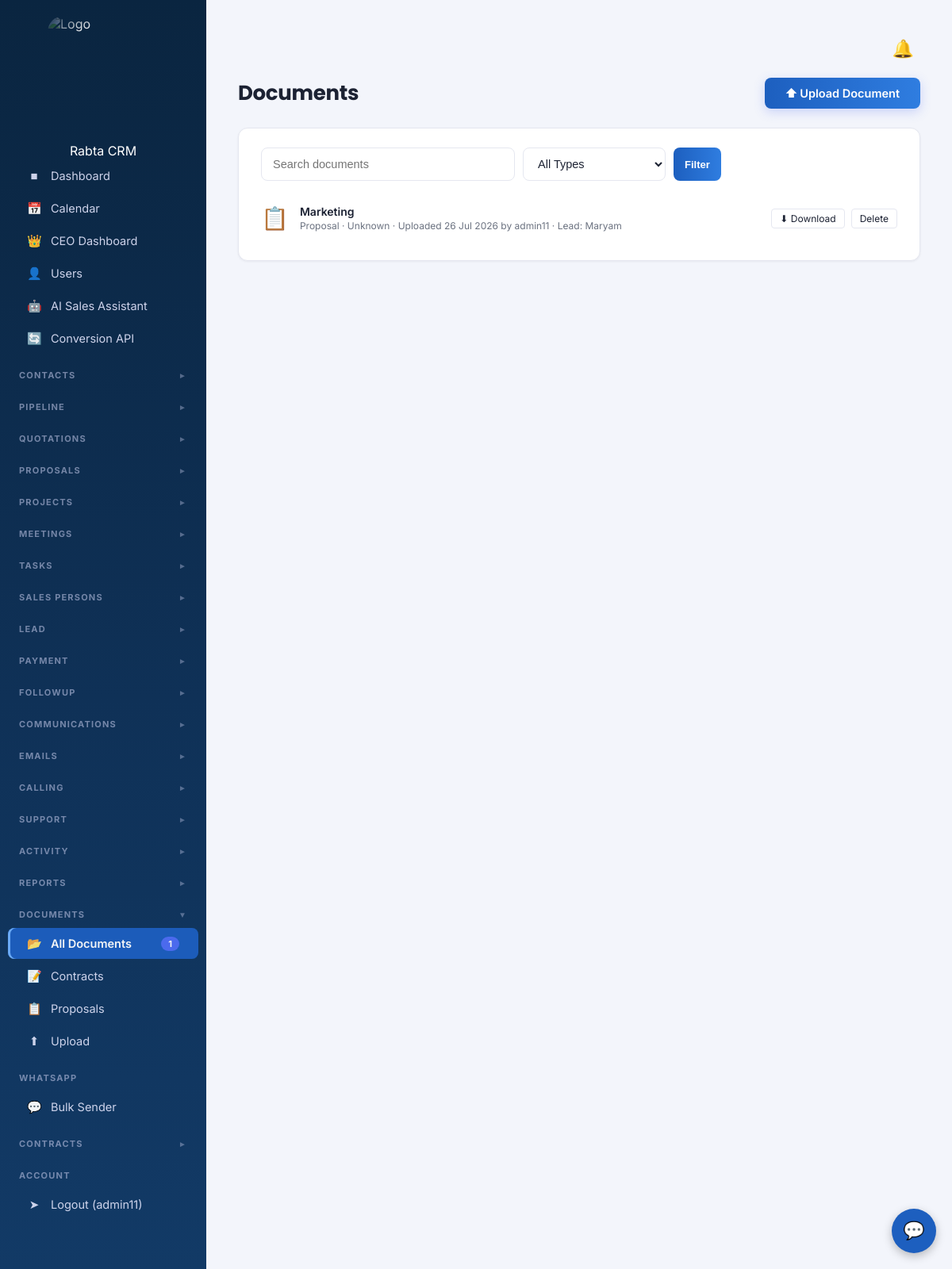
Page /documents/ (signed in) on the committed database.
### leads/models.py (models this page shows, shortened)
class Document(models.Model):
    title = models.CharField(max_length=200)
    doc_type = models.CharField(max_length=20, choices=DOCUMENT_TYPE_CHOICES, default='other')
    file = models.FileField(upload_to='documents/%Y/%m/')
    uploaded_by = models.ForeignKey(
        User, on_delete=models.SET_NULL,
        null=True, blank=True, related_name='documents'
    )
    lead = models.ForeignKey(
        Lead, on_delete=models.SET_NULL,
        null=True, blank=True, related_name='documents'
    )
    opportunity = models.ForeignKey(
        Opportunity, on_delete=models.SET_NULL,
        null=True, blank=True, related_name='documents'
    )
    project = models.ForeignKey(
        Project, on_delete=models.SET_NULL,
        null=True, blank=True, related_name='documents'
    )
    ticket = models.ForeignKey(
        Ticket, on_delete=models.SET_NULL,
        null=True, blank=True, related_name='documents'
    )
    quotation = models.ForeignKey(
        Quotation, on_delete=models.SET_NULL,
        null=True, blank=True, related_name='documents'
    )
    notes = models.TextField(blank=True, null=True)
    created_at = models.DateTimeField(auto_now_add=True)
    def filesize(self):
        try:
            size = self.file.size
            if size < 1024:
                return f"{size} B"
            elif size < 1024 * 1024:
                return f"{size // 1024} KB"
            else:
                return f"{size // (1024 * 1024)} MB"
        except Exception:
            return "Unknown"
    class Meta:
        ordering = ['-created_at']

class Lead(models.Model):
    lead_source    = models.CharField(max_length=30, choices=LEAD_SOURCE_CHOICES, default='advertisement')
    name           = models.CharField(max_length=150)
    contact_number = models.CharField(max_length=30)
    email          = models.EmailField(blank=True, null=True)
    country        = models.CharField(max_length=100, blank=True, null=True)
    city           = models.CharField(max_length=100, blank=True, null=True)
    address        = models.CharField(max_length=225, blank=True, null=True)
    quotation      = models.DecimalField(max_digits=12, decimal_places=2, default=0)
    detail         = models.TextField(blank=True, null=True)
    status         = models.CharField(max_length=20, choices=LEAD_STATUS_CHOICES, default='new')
    spo            = models.ForeignKey(SalesPerson, on_delete=models.SET_NULL, null=True, blank=True, related_name='leads')
    created_at     = models.DateTimeField(default=timezone.now)
    updated_at     = models.DateTimeField(auto_now=True)
    is_duplicate   = models.BooleanField(default=False)
    duplicate_of   = models.ForeignKey(
        'self',
        on_delete=models.SET_NULL,
        null=True, blank=True,
        related_name='duplicates'
    )
    ai_score       = models.IntegerField(default=0, help_text='AI lead score 0-100')
    ai_score_reason = models.TextField(blank=True, null=True)
    ai_score_updated = models.DateTimeField(blank=True, null=True)
    closing_probability = models.IntegerField(default=0)
    closing_probability_updated = models.DateTimeField(blank=True, null=True)
    closing_probability_reason = models.TextField(blank=True, null=True)
    churn_risk = models.CharField(max_length=10, blank=True, null=True)
    churn_risk_reason = models.TextField(blank=True, null=True)
    churn_risk_updated = models.DateTimeField(blank=True, null=True)
    lifetime_value = models.DecimalField(max_digits=12, decimal_places=2, default=0)
    lifetime_value_updated = models.DateTimeField(blank=True, null=True)
    lifetime_value_reason = models.TextField(blank=True, null=True)
    class Meta:
        ordering = ['-created_at']

### leads/views.py (the view)
# urls.py: path('documents/', views.document_list, name='document_list'),
@login_required
def document_list(request):
    documents = Document.objects.select_related(
        'uploaded_by', 'lead', 'project', 'opportunity'
    ).all()
    doc_type = request.GET.get('type')
    if doc_type:
        documents = documents.filter(doc_type=doc_type)
    q = request.GET.get('q')
    if q:
        documents = documents.filter(Q(title__icontains=q))
    context = {
        'documents': documents,
        'active': 'documents',
        'title': 'Documents',
        'doc_types': DOCUMENT_TYPE_CHOICES,
        'selected_type': doc_type,
    }
    return render(request, 'leads/document_list.html', context)

### leads/templates/leads/document_list.html (shortened to what this page needs)
{% extends 'leads/base.html' %}
{% block content %}
<div style="display:flex; justify-content:space-between; align-items:center; margin-bottom:24px;">
    <h1 class="page-title" style="margin:0;">Documents</h1>
    <a href="{% url 'document_upload' %}" class="btn">&#11014; Upload Document</a>
</div>
<div class="card">
    <form method="get" class="search-bar">
        <input type="text" name="q" class="form-control"
               placeholder="Search documents" value="{{ request.GET.q }}">
        <select name="type" class="form-control" style="max-width:180px;">
            <option value="">All Types</option>
        </select>
        <button type="submit" class="btn btn-small">Filter</button>
    </form>
    {% for doc in documents %}
    <div class="doc-row">
        <div class="doc-icon">
            {% if doc.doc_type == 'contract' %}&#128221;
            {% elif doc.doc_type == 'proposal' %}&#128203;
            {% elif doc.doc_type == 'invoice' %}&#128176;
            {% elif doc.doc_type == 'design' %}&#127912;
            {% else %}&#128196;{% endif %}
        </div>
        <div class="doc-info">
            <div class="doc-title">{{ doc.title }}</div>
            <div class="doc-meta">
                {{ doc.get_doc_type_display }}
                · {{ doc.filesize }}
                · Uploaded {{ doc.created_at|date:"d M Y" }}
                {% if doc.uploaded_by %}by {{ doc.uploaded_by.username }}{% endif %}
                {% if doc.lead %}· Lead: <a href="{% url 'lead_detail' doc.lead.pk %}">{{ doc.lead.name }}</a>{% endif %}
            </div>
        </div>
        <div class="action-links">
            <a href="{{ doc.file.url }}" target="_blank">&#11015; Download</a>
            <a href="{% url 'document_delete' doc.pk %}"
               onclick="return confirm('Delete this document?')">Delete</a>
        </div>
    </div>
    {% empty %}
    <div class="empty-state">No documents uploaded yet.</div>
    {% endfor %}
</div>
{% endblock %}

### leads/templates/leads/base.html (shortened to what this page needs)
{% load custom_filters %}
{% load static %}
<!DOCTYPE html>
<html lang="en">
<head>
<link rel="stylesheet" href="{% static 'css/style.css' %}">
</head>
<body>
<div class="app" id="appRoot">
    <aside class="sidebar">
        <div class="brand" style="display:flex; justify-content:center; padding: 20px 0;">
            <div style="
                width: 140px;
                height: 140px;
                border-radius: 20px;
                overflow: hidden;
                -webkit-mask-image: radial-gradient(circle, rgba(0,0,0,1) 55%, rgba(0,0,0,0) 100%);
                mask-image: radial-gradient(circle, rgba(0,0,0,1) 55%, rgba(0,0,0,0) 100%);
            ">
                <img src="{% static 'images/logo1.png' %}"
                    alt="Logo"
                    style="width:100% !important; height:100% !important; object-fit:cover !important; display:block !important;">
            </div>
        </div>
         <div class="brand" style="text-align: center;">Rabta CRM</div>
        <nav>
            <a href="{% url 'dashboard' %}" class="{% if active == 'dashboard' %}active{% endif %}">
                <span class="left"><span class="icon">&#9632;</span> Dashboard</span>
            </a>
            <a href="{% url 'calendar_view' %}" class="{% if active == 'calendar' %}active{% endif %}">
                <span class="left"><span class="icon">&#128197;</span> Calendar</span>
            </a>
            {% if '*' in allowed_sections or user.profile.role == 'ceo' %}
            {% if '*' in allowed_sections or 'ceo_dashboard' in allowed_sections %}
            <a href="{% url 'ceo_dashboard' %}" class="{% if active == 'ceo_dashboard' %}active{% endif %}">
                <span class="left"><span class="icon">👑</span> CEO Dashboard</span>
            </a>
            {% endif %}
            {% if user.is_superuser or user.profile.role == 'admin' %}
            <a href="{% url 'user_list' %}" class="{% if active == 'users' %}active{% endif %}">
                <span class="left"><span class="icon">&#128100;</span> Users</span>
            </a>
            {% endif %}
            {% endif %}
            {% if user.is_superuser or 'leads' in allowed_sections or '*' in allowed_sections %}
            <a href="{% url 'salesai:dashboard' %}" class="{% if active == 'salesai' %}active{% endif %}">
                <span class="left"><span class="icon">&#129302;</span> AI Sales Assistant</span>
            </a>
            {% endif %}
            {% if user.is_superuser or user.profile.role == 'admin' or user.profile.role == 'ceo' %}
            <a href="{% url 'capi:dashboard' %}" class="{% if active == 'capi' %}active{% endif %}">
                <span class="left"><span class="icon">&#128260;</span> Conversion API</span>
            </a>
            {% endif %}
        </nav>
{% if '*' in allowed_sections or 'contacts' in allowed_sections %}
        <div class="section-label dropdown-toggle" onclick="toggleSection('contacts')">
            CONTACTS
            <span class="arrow" id="arrow-contacts">&#9658;</span>
        </div>
{% endif %}
{% if '*' in allowed_sections or 'pipeline' in allowed_sections %}
        <div class="section-label dropdown-toggle" onclick="toggleSection('pipeline')">
            PIPELINE
            <span class="arrow" id="arrow-pipeline">&#9660;</span>
        </div>
{% endif %}
{% if '*' in allowed_sections or 'quotations' in allowed_sections %}
        <div class="section-label dropdown-toggle" onclick="toggleSection('quotations')">
            QUOTATIONS
            <span class="arrow" id="arrow-quotations">&#9660;</span>
        </div>
{% endif %}
{% if '*' in allowed_sections or 'quotations' in allowed_sections %}
<div class="section-label dropdown-toggle" onclick="toggleSection('proposals')">
    PROPOSALS <span class="arrow" id="arrow-proposals">&#9658;</span>
</div>
{% endif %}
{% if '*' in allowed_sections or 'projects' in allowed_sections %}
        <div class="section-label dropdown-toggle" onclick="toggleSection('projects')">
            PROJECTS
            <span class="arrow" id="arrow-projects">&#9660;</span>
        </div>
{% endif %}
{% if '*' in allowed_sections or 'meetings' in allowed_sections %}
        <div class="section-label dropdown-toggle" onclick="toggleSection('meetings')">
            MEETINGS
            <span class="arrow" id="arrow-meetings">&#9660;</span>
        </div>
{% endif %}
{% if '*' in allowed_sections or 'tasks' in allowed_sections %}
        <div class="section-label dropdown-toggle" onclick="toggleSection('tasks')">
            TASKS
            <span class="arrow" id="arrow-tasks">&#9660;</span>
        </div>
{% endif %}
{% if '*' in allowed_sections or 'salespersons' in allowed_sections %}
        <div class="section-label dropdown-toggle" onclick="toggleSection('salespersons')">
            SALES PERSONS
            <span class="arrow" id="arrow-salespersons">&#9658;</span>
        </div>
{% endif %}
{% if '*' in allowed_sections or 'leads' in allowed_sections %}
        <div class="section-label dropdown-toggle" onclick="toggleSection('lead')">
            LEAD
            <span class="arrow" id="arrow-lead">&#9658;</span>
        </div>
{% endif %}
{% if '*' in allowed_sections or 'payments' in allowed_sections %}
        <div class="section-label dropdown-toggle" onclick="toggleSection('payment')">
            PAYMENT
            <span class="arrow" id="arrow-payment">&#9660;</span>
        </div>
{% endif %}
{% if '*' in allowed_sections or 'followups' in allowed_sections %}
        <div class="section-label dropdown-toggle" onclick="toggleSection('followup')">
            FOLLOWUP
            <span class="arrow" id="arrow-followup">&#9660;</span>
        </div>
{% endif %}
{% if '*' in allowed_sections or 'communications' in allowed_sections %}
        <div class="section-label dropdown-toggle" onclick="toggleSection('communications')">
            COMMUNICATIONS
            <span class="arrow" id="arrow-communications">&#9660;</span>
        </div>
{% endif %}
{% if '*' in allowed_sections or 'emails' in allowed_sections %}
        <div class="section-label dropdown-toggle" onclick="toggleSection('emails')">
            EMAILS
            <span class="arrow" id="arrow-emails">&#9658;</span>
        </div>
{% endif %}
{% if '*' in allowed_sections or 'calling' in allowed_sections %}
        <div class="section-label dropdown-toggle" onclick="toggleSection('calling')">
            CALLING
            <span class="arrow" id="arrow-calling">&#9658;</span>
        </div>
{% endif %}
{% if '*' in allowed_sections or 'support' in allowed_sections %}
        <div class="section-label dropdown-toggle" onclick="toggleSection('support')">
            SUPPORT
            <span class="arrow" id="arrow-support">&#9660;</span>
        </div>
{% endif %}
{% if '*' in allowed_sections or 'activity' in allowed_sections %}
        <div class="section-label dropdown-toggle" onclick="toggleSection('activity')">
            ACTIVITY
            <span class="arrow" id="arrow-activity">&#9660;</span>
        </div>
{% endif %}
{% if '*' in allowed_sections or 'reports' in allowed_sections %}
        <div class="section-label dropdown-toggle" onclick="toggleSection('reports')">
            REPORTS
            <span class="arrow" id="arrow-reports">&#9660;</span>
        </div>
{% endif %}
{% if '*' in allowed_sections or 'documents' in allowed_sections %}
        <div class="section-label dropdown-toggle" onclick="toggleSection('documents')">
            DOCUMENTS
            <span class="arrow" id="arrow-documents">&#9658;</span>
        </div>
        <nav class="dropdown-section" id="section-documents">
            <a href="{% url 'document_list' %}" class="{% if active == 'documents' %}active{% endif %}">
                <span class="left"><span class="icon">&#128194;</span> All Documents</span>
                <span class="badge badge-blue">{{ sidebar_counts.documents }}</span>
            </a>
            <a href="{% url 'document_list' %}?type=contract">
                <span class="left"><span class="icon">&#128221;</span> Contracts</span>
            </a>
            <a href="{% url 'document_list' %}?type=proposal">
                <span class="left"><span class="icon">&#128203;</span> Proposals</span>
            </a>
            <a href="{% url 'document_upload' %}">
                <span class="left"><span class="icon">&#11014;</span> Upload</span>
            </a>
        </nav>
{% endif %}
{% if '*' in allowed_sections %}
<div class="section-label">WHATSAPP</div>
<nav>
    <a href="{% url 'bulk_whatsapp_sender' %}"
       class="{% if active == 'bulk_whatsapp' %}active{% endif %}">
        <span class="left"><span class="icon">&#128172;</span> Bulk Sender</span>
    </a>
</nav>
{% endif %}
{% if '*' in allowed_sections or 'contracts' in allowed_sections %}
        <div class="section-label dropdown-toggle" onclick="toggleSection('contracts')">
            CONTRACTS
            <span class="arrow" id="arrow-contracts">&#9658;</span>
        </div>
{% endif %}
        {% if user.is_authenticated %}
        <div class="section-label">ACCOUNT</div>
        <nav>
            <a href="{% url 'logout' %}">
                <span class="left"><span class="icon">&#10148;</span> Logout ({{ user.username }})</span>
            </a>
        </nav>
        {% endif %}
    </aside>
    <main class="main">
        <div class="topbar">
            <a href="{% url 'notification_list' %}" class="notif-bell">
                &#128276;
            </a>
        </div>
        {% block content %}{% endblock %}
    </main>
</div>
<div id="assistant-widget">
    <button id="assistant-toggle">💬</button>
</div>
</body>
</html>

### rows in the picture
Document: title "Marketing", doc_type "Proposal", filesize "Unknown", created_at "26 Jul 2026", uploaded_by.username "admin11", lead.name "Maryam"

### other values in the picture
{{ sidebar_counts.documents }} "1"
{{ user.username }} "admin11"
